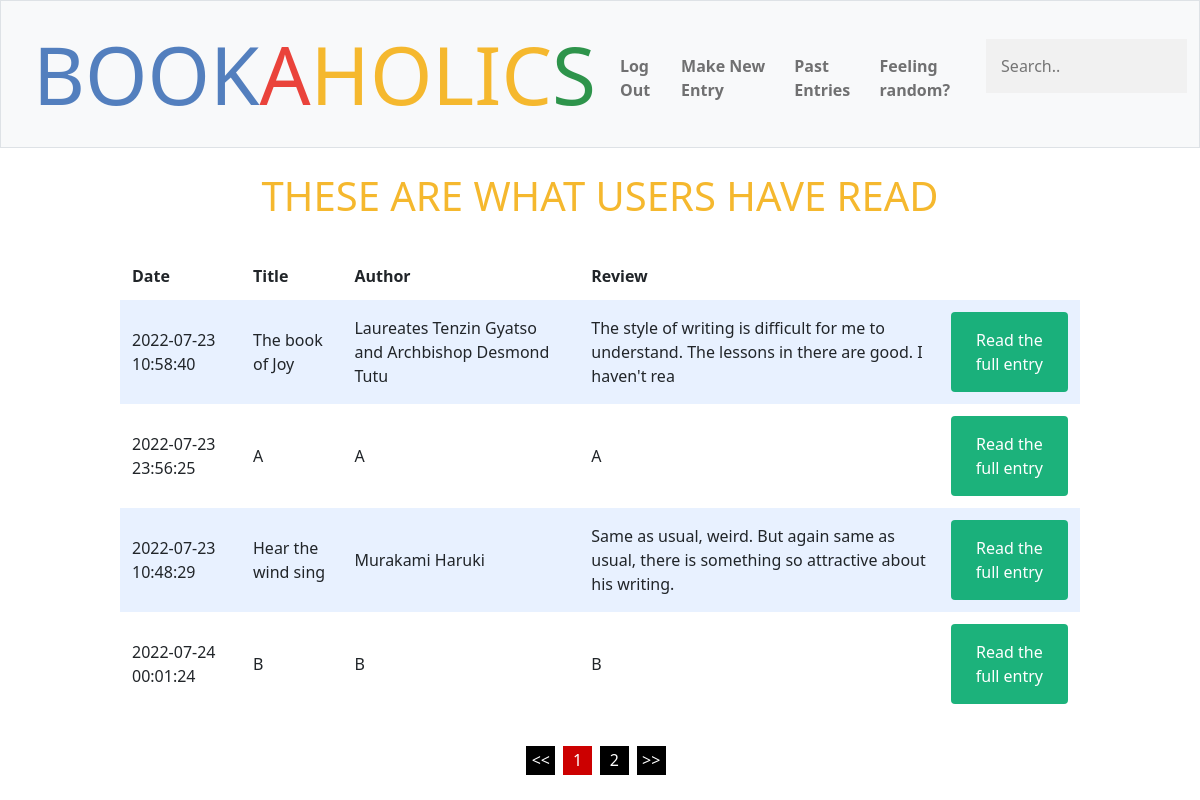
The page /random (signed in) on the database its author committed.
### tables this page shows
CREATE TABLE entries (id INTEGER NOT NULL PRIMARY KEY, title TEXT, author TEXT, genre TEXT, userid INTEGER, date DATETIME NOT NULL DEFAULT(CURRENT_TIMESTAMP), duration TEXT,  review TEXT,  rating INTEGER,  FOREIGN KEY (userid) REFERENCES users(id));

### app.py (the view)
@app.route("/random", methods=["GET", "POST"])
@login_required
def random():
    connection = sqlite3.connect("users.db", check_same_thread=False)
    crsr = connection.cursor()
    userid = session["user_id"]
    crsr.execute("SELECT title, author, genre, duration, SUBSTRING(review, 1, 100), date, id, rating FROM entries ORDER BY RANDOM()")
    rows = [{'title': col1, 'author': col2, 'genre': col3, 'duration': col4, 'review': col5, 'date': col6, 'id': col7, 'rating': col8} for (col1, col2, col3, col4, col5, col6, col7, col8) in crsr.fetchall()]
    return render_template("past.html", rows = rows, message = "THESE ARE WHAT USERS HAVE READ")

### app.py (called while the page is built)
def login_required(f):
    @wraps(f)
    def decorated_function(*args, **kwargs):
        if session.get("user_id") is None:
            return redirect("/login")
        return f(*args, **kwargs)
    return decorated_function

@app.after_request
def after_request(response):
    response.headers["Cache-Control"] = "no-cache, no-store, must-revalidate"
    response.headers["Expires"] = 0
    response.headers["Pragma"] = "no-cache"
    return response

### templates/past.html (shortened to what this page needs)
{% extends "layout.html" %}
{% block body %}
<nav class="bg-light border navbar navbar-expand-md navbar-light">
  <div class="container-fluid">
      <a class="navbar-brand" href="/loggedin"><span class="blue">BOOK</span><span class="red">A</span><span class="yellow">HOLIC</span><span class="green">S</span></a>
      <ul class="navbar-nav ms-auto mt-2">
          <li class="nav-item"><a class="nav-link" href="/logout">Log Out</a></li>
          <li class="nav-item"><a class="nav-link" href="/new">Make New Entry</a></li>
          <li class="nav-item"><a class="nav-link" href="/past">Past Entries</a></li>
          <li class="nav-item"><a class="nav-link" href="/random">Feeling random?</a></li>
      </ul>
      <div class="top-nav">
        <form action="/search" method="POST">
            <input name="search" type="text" placeholder="Search..">
        </form>
    </div>
  </div>
</nav>
{% if rows %}
<br>
<h1>{{ message }}</h1>
<br>
<table class="paginated">
    <thead>
        <tr>
            <th>Date</th>
            <th>Title</th>
            <th>Author</th>
            <th>Review</th>
            <th></th>
        </tr>
    </thead>
    <tbody>
        {% for row in rows %}
        <div id="entry">
            <tr>
                <td>{{ row["date"] }}</td>
                <td>{{ row["title"] }}</td>
                <td>{{ row["author"] }}</td>
                <td>{{ row["review"] }}</td>
                <form action="/entry" method="POST">
                <td>
                    <button name="id" value="{{ row }}" class="btn" type="submit">Read the full entry</button>
                </td>
                </form>
            </tr>
        </div>
        {% endfor %}
    </tbody>
</table>
{% else %}
<br><br>
<h1>NO SUCH ENTRY FOR THAT SEARCH</h1>
{% endif %}
{% endblock %}

### templates/layout.html (shortened to what this page needs)
<!DOCTYPE html>
<html lang="en">
    <head>
        <link href="https://cdn.jsdelivr.net/npm/bootstrap@5.1.3/dist/css/bootstrap.min.css" rel="stylesheet">
        <link href="/static/styles.css" rel="stylesheet">
    </head>
    <body>
        {% block body %}
        {% endblock %}
    </body>
</html>

### static/styles.css (style rules this page uses)
nav .navbar-brand { margin-left: 20px; font-size: 10vw; font-size: 10vh; }
nav .navbar-brand .blue { color: #537fbe; }
nav .navbar-brand .red { color: #ea433b; }
nav .navbar-brand .yellow { color: #f5b82e; }
nav .navbar-brand .green { color: #2e944b; }
html, body { height: 99%; }
* { box-sizing: border-box; }
.nav-link { color: black, bold; font-size: 2vw; font-size: 2vh; font-weight: bold; }
input[type=text], input[type=password] { width: 100%; padding: 15px; margin: 5px 0 22px 0; border: none; background: #f1f1f1; }
.btn { background-color: #04AA6D; color: white; padding: 16px 20px; border: none; cursor: pointer; width: 100%; opacity: 0.9; }
table { background-color: transparent; margin-bottom: 30px; width: 80%; margin-left: auto; margin-right: auto; }
table th, table td { padding: 0.75rem; vertical-align: middle; }
tbody tr:nth-of-type(odd) { background-color: rgb(179, 208, 255, 0.3) }
h1 { text-align: center; color: #f5b82e; }

### rows shown on the page
entries: date "2022-07-23 10:58:40", title "The book of Joy", author "Laureates Tenzin Gyatso and Archbishop Desmond Tutu", review "The style of writing is difficult for me to understand. The lessons in there are good. I haven't rea"
entries: date "2022-07-23 23:56:25", title "A", author "A", review "A"
entries: date "2022-07-23 10:48:29", title "Hear the wind sing", author "Murakami Haruki", review "Same as usual, weird. But again same as usual, there is something so attractive about his writing."
entries: date "2022-07-24 00:01:24", title "B", author "B", review "B"

### other values the page prints
{{ message }} "THESE ARE WHAT USERS HAVE READ"
